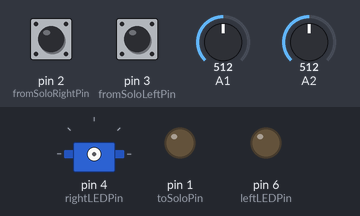
Bench run of a sketch on a simulated Arduino Uno, built with avr-gcc and run on an emulated ATmega328P. On the bench: servo, output pins drawn as LEDs (lit = HIGH). Wiring (inferred from the names in the program): servo: signal pin 4. The test bench sets the inputs (shaded band); at power-on: pin 2 (fromSoloRightPin) LOW, pin 3 (fromSoloLeftPin) LOW, A1 = 512, A2 = 512. Servo pulses on a pin are drawn as a servo (544–2400 µs = 0–180°); pins used as bus, display or sensor lines are not drawn.

Above: at 1.2 s.
1.3 s: pin 2 (fromSoloRightPin) pulled HIGH for 1 s
At 2.5 s:
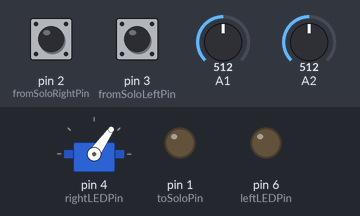
3.8 s: pin 3 (fromSoloLeftPin) pulled HIGH for 0.15 s
At 4.6 s:
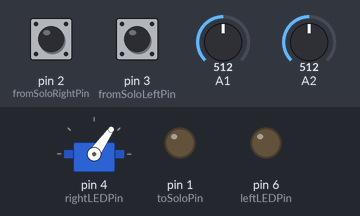
7.2 s: pin 3 (fromSoloLeftPin) pulled HIGH for 1 s
At 8.0 s:
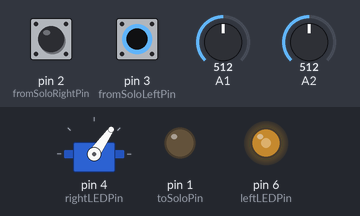
9.7 s: pin 3 (fromSoloLeftPin) pulled HIGH for 3.2 s
At 14.1 s:
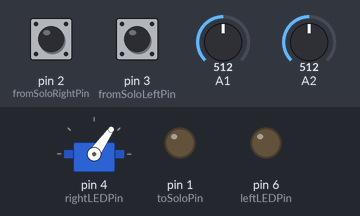
14.4 s: pin 2 (fromSoloRightPin) driven HIGH and pin 3 (fromSoloLeftPin) driven HIGH
At 14.7 s:
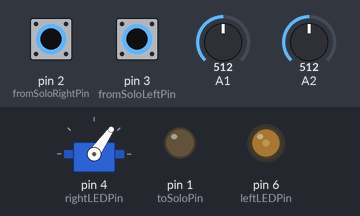
Timing chart, 0 to 16.9 s (numbered marks = the images above; inputs shaded):
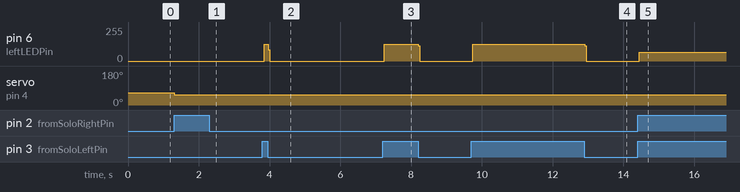

The sketch:

OldChewCode.ino
```cpp
/*
   Time Trial Code for Chew: excludes the claw.
   When a stuffy is seen, chew writes a pin to high waits 3 seconds, writes that pin to low
*/

#include <Servo.h>
#include "ChewConstants.h"

void setup() {
  pinMode(rightLEDPin, OUTPUT);
  pinMode(leftLEDPin, OUTPUT);
  pinMode(toSoloPin, OUTPUT);
  //susan.attach(clawSusanPin);
  //grip.attach(clawGripPin);
  //moveClaw(grip, gripOpen);
  //grip.detach();
}

void loop() {
  if(digitalRead(fromSoloRightPin) == HIGH && readInQSD(rightLEDPin, rightQSDPin)) {
  //if (readInQSD(rightLEDPin, rightQSDPin)) {  // for testing, if we want to ignore the TINAH
    digitalWrite(toSoloPin, HIGH);
    //pickUpRight();
    delay(3000);
    digitalWrite(toSoloPin, LOW);
  }

  if (digitalRead(fromSoloLeftPin) == HIGH && readInQSD(leftLEDPin, leftQSDPin)) {
  //if (readInQSD(leftLEDPin, leftQSDPin)) { // for testing, if we want to ignore the TINAH
    digitalWrite(toSoloPin, HIGH);
    //pickUpLeft();
    delay(3000);
    digitalWrite(toSoloPin, LOW);


  }
}

boolean readInQSD(uint8_t ledPin, uint8_t qsdPin) {
  digitalWrite(ledPin, HIGH);
  delayMicroseconds(readWait);
  onValue = analogRead(qsdPin);
  digitalWrite(ledPin, LOW);
  delayMicroseconds(readWait);
  offValue = analogRead(qsdPin);
  //  Serial.print(onValue);
  //  Serial.print(", ");
  //  Serial.println(offValue);
  return ((offValue - onValue) > objectLimit);
}

// Pick up something from the right
void pickUpRight() {
  startClaw();
  swivel();
  moveClaw(susan, susanRight);
  moveClaw(grip, gripOpen);
  moveClaw(elbow, elbowLeftDown);
  moveClaw(base, baseRightDown);
  moveClaw(grip, gripClose);
  swivel();
  dropoff(susanBasketRight);
  travelRight();
  endClaw();
}

// Pickup something from the left: hold it for a few seconds (to move from under the zipline), then deposit in basket.
void pickUpLeft() {
  startClaw();
  swivel();
  moveClaw(susan, susanLeft);
  moveClaw(grip, gripOpen);
  moveClaw(elbow, elbowLeftDown);
  moveClaw(base, baseLeftDown);
  moveClaw(grip, gripClose);

  moveClaw(base, baseLeftDown+50); // hold it a bit above the ground so it doesn't drag and pull out
  digitalWrite(toSoloPin, LOW); // DELAY and allow chassis movement
  delay(2000);

  swivelLow();
  dropoff(susanBasketLeft);
  travelLeft();
  endClaw();
}

// Drops stuff off in the basket
void dropoff(uint8_t side) {
  moveClaw(susan, side);
  moveClaw(base, baseDropoff);
  moveClaw(elbow, elbowDropoff);
  moveClaw(grip, gripOpen);
}

void dropoffLeft(uint8_t side) {
  moveClaw(susan, side);
  moveClaw(base, baseDropoff);
  moveClaw(elbow, elbowLowSwivel);
  moveClaw(grip, gripOpen);
}

// The position for the claw to be in while we're just running the course
void travelRight() {
  moveClaw(susan, susanTravelRight);
  moveClaw(base, baseTravelRight);
  moveClaw(elbow, elbowTravelRight);
  moveClaw(grip, gripClose);
}

void travelLeft() {
  moveClaw(susan, susanTravelLeft);
  moveClaw(base, baseTravelLeft);
  moveClaw(elbow, elbowLeftDown);
  moveClaw(grip, gripClose);
}

// Position before susan moves so that we don't hit anything
void swivel() {
  moveClaw(base, baseSwivel);
  elbow.write(elbowHighSwivel);
  moveClaw(grip, gripClose);
}

void swivelLow() {
  moveClaw(base, baseSwivel);
  elbow.write(elbowLowSwivel);
  moveClaw(grip, gripClose);
}

// Moves a servo to a given position, with a delay to allow for smoother movement
void moveClaw(Servo servo, uint8_t pos) {
  servo.write(pos);
  delay(moveDelay);
}

// Attaches all servos, right before movement for power saving
void startClaw() {
  base.attach(clawBasePin);
  elbow.attach(clawElbowPin);
  grip.attach(clawGripPin);
}

// Detaches all servos, after movement, for power saving
void endClaw() {
  base.detach();
  elbow.detach();
  grip.detach();
}
```

ChewConstants.h
```cpp
#ifndef CHEWCONSTANTS_H
#define CHEWCONSTANTS_H

/*
 * SUSAN: 0 TO 180 IS FROM LEFT TO RIGHT, CCW
 * BASE: 180 IS STRAIGHT UP, 0 IS PARALLEL TO FLOOR
 * ELBOW: 180 IS THE MOST BENT
 * GRIP: 0 IS CLOSED
 */

#define moveDelay 450

#define susanFront 0
#define susanLeft 11
#define susanRight 137

#define baseRightDown 80
#define elbowRightDown 180

#define baseLeftDown 80
#define elbowLeftDown 180

#define susanBasketRight 75 // drops slightly to right of basket
#define susanBasketLeft 70 // drops slighty to left of basket
#define baseDropoff 180
#define elbowDropoff 0

#define susanTravelLeft 30
#define baseTravelLeft 180
#define elbowTravelLeft 50

#define susanTravelRight 125
#define baseTravelRight 95
#define elbowTravelRight 180

#define baseSwivel 180
#define elbowHighSwivel 0
#define elbowLowSwivel 0

#define gripOpen 180
#define gripClose 0

const int objectLimit = 200;
const int readWait = 1000; //In microseconds
int onValue, offValue;
Servo susan, base, elbow, grip;

boolean readInQSD(uint8_t, uint8_t);
void pickUpRight();
void pickUpLeft();
void travelRight();
void travelLeft();
void dropoff(uint8_t);
void swivel();
void startClaw();
void endClaw();
void moveClaw(Servo, uint8_t);

#define rightLEDPin 4
#define rightQSDPin 1
#define leftLEDPin 6
#define leftQSDPin  2

#define clawSusanPin 8
#define clawBasePin 13
#define clawElbowPin 12
#define clawGripPin 11

#define toSoloPin 1
#define fromSoloRightPin 2
#define fromSoloLeftPin 3

#endif
```

Measured:
- after the input at 1.3 s, servo on pin 4 (rightLEDPin): 64° → 55° at once
- after the input at 3.8 s, pin 6 (leftLEDPin): 0/255 → 127/255 at once, → 0/255 0.12 s later
- after the input at 7.2 s, pin 6 (leftLEDPin): 0/255 → 127/255 at once, → 0/255 0.96 s later
- after the input at 9.7 s, pin 6 (leftLEDPin): 0/255 → 127/255 at once, → 0/255 3.2 s later
- after the input at 14.4 s, pin 6 (leftLEDPin): 0/255 → 64/255 after 0.05 s
